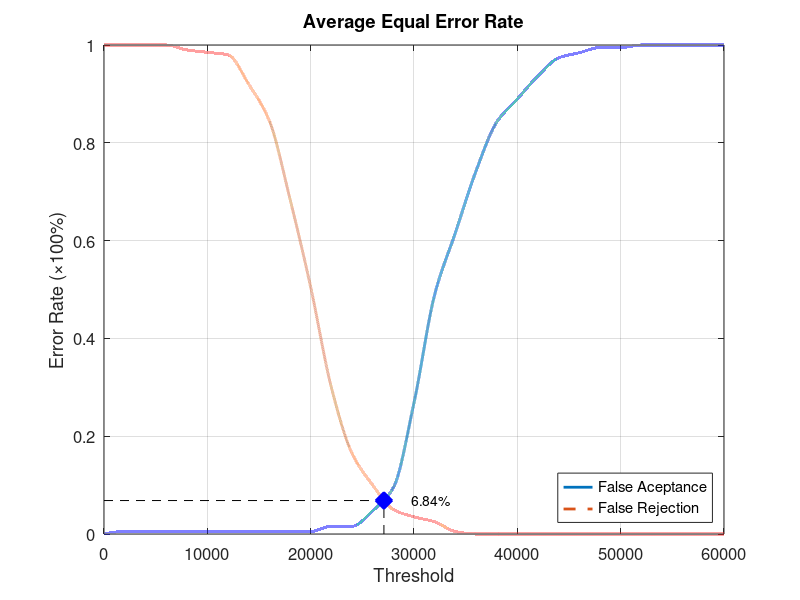
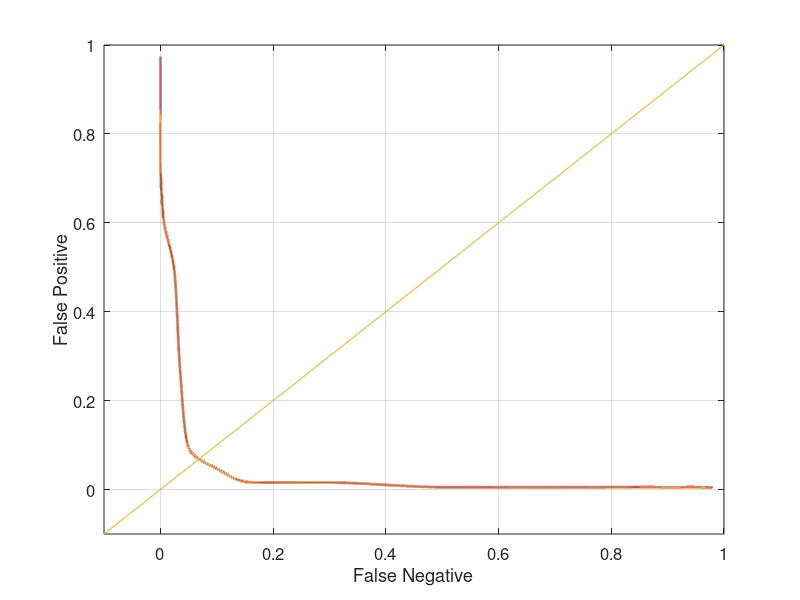

Write the MATLAB code that produced these figures, in order.
function yEER = Database2_2
close all;
clear;
clc;
x = 0:2000:60000;
xq = 0:0.5:60000;

y0 = [0 0.00526316 0.00526316 0.00526316 0.00526316 0.00526316 0.00526316 0.00526316 0.00526316 0.00526316 0.00526316 0.0157895 0.0157895 0.0473684 0.0947368 0.268421 0.489474 0.615789 0.742105 0.842105 0.889474 0.936842 0.973684 0.984211 0.994737 0.994737 1 1 1 1 1];
yy0 = interp1(x, y0, xq, 'pchip');
y1 = [1 1 1 1 0.99 0.985 0.98 0.92 0.845 0.685 0.505 0.3 0.165 0.1 0.05 0.035 0.025 0.005 0 0 0 0 0 0 0 0 0 0 0 0 0];
yy1 = interp1(x, y1, xq, 'pchip');

% Calculating EER: 
y2 = abs(y0 - y1);
find(y2 == min(y2))
yy2 = abs(yy0 - yy1);
xEER = find(yy2 == min(yy2));
xEERIndex = xq(xEER) % X-axis EER
yEER = yy0(xEER) % Y-axis EER

main = figure
plot(xq, yy0,'-','LineWidth', 2);	hold on
plot(xq, yy1,'--','LineWidth', 2);	hold on
plot([xEERIndex xEERIndex], [0 yEER], 'k--');	hold on
plot([0 xEERIndex], [yEER yEER], 'k--');	hold on
plot(xEERIndex, yEER, 'bx', 'LineWidth', 10);	hold on
text(xEERIndex + 10 * xEERIndex / 100, yEER, [num2str(round((10000 * yEER)) / 100) '%'])
legend('False Aceptance', 'False Rejection', 'Location', 'SouthEast')
xlabel('Threshold')
ylabel('Error Rate (\times100%)')
title('Average Equal Error Rate')
set(gca, 'FontSize', 12)
axis([0 60000 0 1])
grid on

print(main, 'Database2_2Main', '-dpng');
FNRxFPR = figure('Color', [1 1 1]);
plot(yy1, yy0, '-', yy1, yy0, 'LineWidth', 2);
hold on
y = -0.1:0.1:1
plot(y, y); 
set(gca, 'FontSize', 12)
xlabel('False Negative')
ylabel('False Positive')
axis([-0.1 1 -0.1 1])
set(gca, 'FontSize', 12)
grid on

print(FNRxFPR, 'Database2_2FNRxFPR','-dpng');
end
